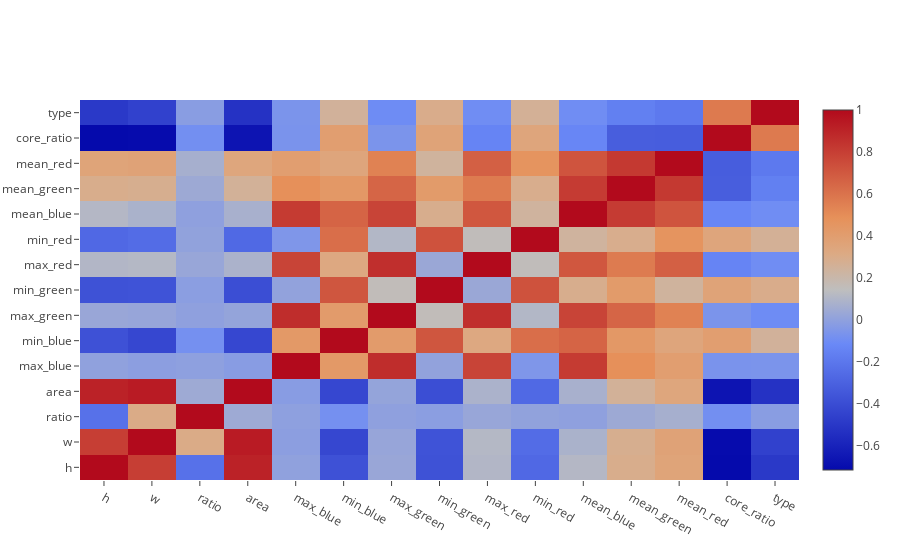

Notebook code for this chart:
### Code cell
correlation_matrix = cell_df[features+['type']].corr()
trace=go.Heatmap(z=correlation_matrix.values,
                x=features+['type'],
                y=features+['type'])

data=[trace]
py.iplot(data)

### Figure 1 — Plotly figure (JSON) as saved in the notebook; plotly's stock layout.template omitted (floating-point values rounded to 4 significant figures; data arrays with more than 128 entries replaced by an {"elided": "..."} marker saying what was removed)
{"data": [{"type": "heatmap", "uid": "b5583764-d7dc-11e8-96e5-801844e5d548", "x": ["h", "w", "ratio", "area", "max_blue", "min_blue", "max_green", "min_green", "max_red", "min_red", "mean_blue", "mean_green", "mean_red", "core_ratio", "type"], "y": ["h", "w", "ratio", "area", "max_blue", "min_blue", "max_green", "min_green", "max_red", "min_red", "mean_blue", "mean_green", "mean_red", "core_ratio", "type"], "z": {"elided": "15x15 float values"}}], "layout": {}}
